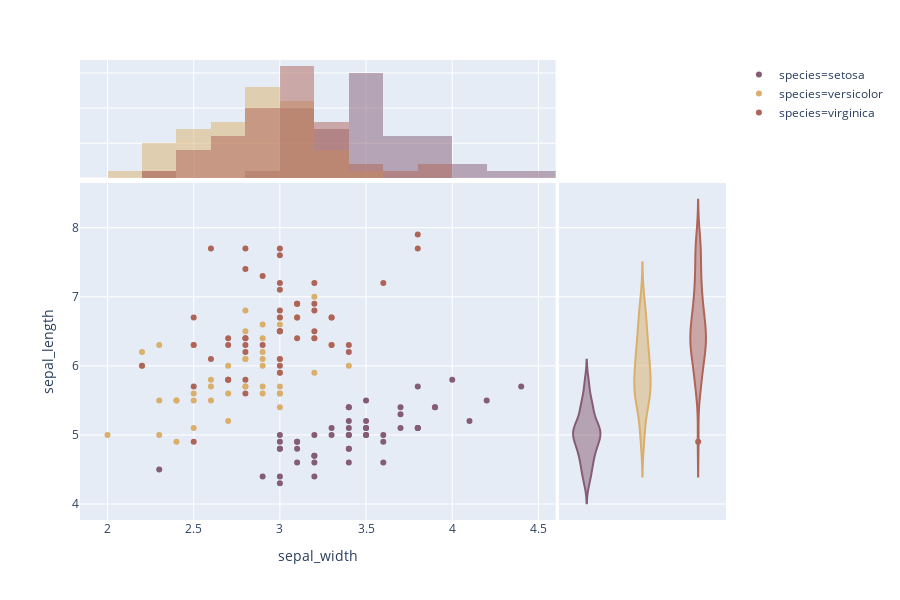

Notebook code cell kept with this figure:
### Markdown cell above
# Plot

### Code cell
px.scatter(df
           , x = 'sepal_width'
           , y = 'sepal_length'
           , color = 'species'
           , marginal_y = 'violin'
           , marginal_x = 'histogram'
           , color_discrete_sequence = px.colors.qualitative.Antique )

### Figure 1 — Plotly figure (JSON) as saved in the notebook; plotly's stock layout.template omitted (floating-point values rounded to 4 significant figures)
{"data": [{"hoverlabel": {"namelength": 0}, "hovertemplate": "species=setosa<br>sepal_width=%{x}<br>sepal_length=%{y}", "legendgroup": "species=setosa", "marker": {"color": "rgb(133, 92, 117)", "symbol": "circle"}, "mode": "markers", "name": "species=setosa", "showlegend": true, "type": "scatter", "x": [3.5, 3.0, 3.2, 3.1, 3.6, 3.9, 3.4, 3.4, 2.9, 3.1, 3.7, 3.4, 3.0, 3.0, 4.0, 4.4, 3.9, 3.5, 3.8, 3.8, 3.4, 3.7, 3.6, 3.3, 3.4, 3.0, 3.4, 3.5, 3.4, 3.2, 3.1, 3.4, 4.1, 4.2, 3.1, 3.2, 3.5, 3.6, 3.0, 3.4, 3.5, 2.3, 3.2, 3.5, 3.8, 3.0, 3.8, 3.2, 3.7, 3.3], "xaxis": "x", "y": [5.1, 4.9, 4.7, 4.6, 5.0, 5.4, 4.6, 5.0, 4.4, 4.9, 5.4, 4.8, 4.8, 4.3, 5.8, 5.7, 5.4, 5.1, 5.7, 5.1, 5.4, 5.1, 4.6, 5.1, 4.8, 5.0, 5.0, 5.2, 5.2, 4.7, 4.8, 5.4, 5.2, 5.5, 4.9, 5.0, 5.5, 4.9, 4.4, 5.1, 5.0, 4.5, 4.4, 5.0, 5.1, 4.8, 5.1, 4.6, 5.3, 5.0], "yaxis": "y"}, {"alignmentgroup": "True", "bingroup": "x", "hoverlabel": {"namelength": 0}, "hovertemplate": "species=setosa<br>sepal_width=%{x}<br>count=%{y}", "legendgroup": "species=setosa", "marker": {"color": "rgb(133, 92, 117)"}, "name": "species=setosa", "offsetgroup": "species=setosa", "opacity": 0.5, "showlegend": false, "type": "histogram", "x": [3.5, 3.0, 3.2, 3.1, 3.6, 3.9, 3.4, 3.4, 2.9, 3.1, 3.7, 3.4, 3.0, 3.0, 4.0, 4.4, 3.9, 3.5, 3.8, 3.8, 3.4, 3.7, 3.6, 3.3, 3.4, 3.0, 3.4, 3.5, 3.4, 3.2, 3.1, 3.4, 4.1, 4.2, 3.1, 3.2, 3.5, 3.6, 3.0, 3.4, 3.5, 2.3, 3.2, 3.5, 3.8, 3.0, 3.8, 3.2, 3.7, 3.3], "xaxis": "x3", "yaxis": "y3"}, {"alignmentgroup": "True", "hoverlabel": {"namelength": 0}, "hovertemplate": "species=setosa<br>sepal_length=%{y}", "legendgroup": "species=setosa", "marker": {"color": "rgb(133, 92, 117)", "symbol": "circle"}, "name": "species=setosa", "offsetgroup": "species=setosa", "scalegroup": "y", "showlegend": false, "type": "violin", "xaxis": "x2", "y": [5.1, 4.9, 4.7, 4.6, 5.0, 5.4, 4.6, 5.0, 4.4, 4.9, 5.4, 4.8, 4.8, 4.3, 5.8, 5.7, 5.4, 5.1, 5.7, 5.1, 5.4, 5.1, 4.6, 5.1, 4.8, 5.0, 5.0, 5.2, 5.2, 4.7, 4.8, 5.4, 5.2, 5.5, 4.9, 5.0, 5.5, 4.9, 4.4, 5.1, 5.0, 4.5, 4.4, 5.0, 5.1, 4.8, 5.1, 4.6, 5.3, 5.0], "yaxis": "y2"}, {"hoverlabel": {"namelength": 0}, "hovertemplate": "species=versicolor<br>sepal_width=%{x}<br>sepal_length=%{y}", "legendgroup": "species=versicolor", "marker": {"color": "rgb(217, 175, 107)", "symbol": "circle"}, "mode": "markers", "name": "species=versicolor", "showlegend": true, "type": "scatter", "x": [3.2, 3.2, 3.1, 2.3, 2.8, 2.8, 3.3, 2.4, 2.9, 2.7, 2.0, 3.0, 2.2, 2.9, 2.9, 3.1, 3.0, 2.7, 2.2, 2.5, 3.2, 2.8, 2.5, 2.8, 2.9, 3.0, 2.8, 3.0, 2.9, 2.6, 2.4, 2.4, 2.7, 2.7, 3.0, 3.4, 3.1, 2.3, 3.0, 2.5, 2.6, 3.0, 2.6, 2.3, 2.7, 3.0, 2.9, 2.9, 2.5, 2.8], "xaxis": "x", "y": [7.0, 6.4, 6.9, 5.5, 6.5, 5.7, 6.3, 4.9, 6.6, 5.2, 5.0, 5.9, 6.0, 6.1, 5.6, 6.7, 5.6, 5.8, 6.2, 5.6, 5.9, 6.1, 6.3, 6.1, 6.4, 6.6, 6.8, 6.7, 6.0, 5.7, 5.5, 5.5, 5.8, 6.0, 5.4, 6.0, 6.7, 6.3, 5.6, 5.5, 5.5, 6.1, 5.8, 5.0, 5.6, 5.7, 5.7, 6.2, 5.1, 5.7], "yaxis": "y"}, {"alignmentgroup": "True", "bingroup": "x", "hoverlabel": {"namelength": 0}, "hovertemplate": "species=versicolor<br>sepal_width=%{x}<br>count=%{y}", "legendgroup": "species=versicolor", "marker": {"color": "rgb(217, 175, 107)"}, "name": "species=versicolor", "offsetgroup": "species=versicolor", "opacity": 0.5, "showlegend": false, "type": "histogram", "x": [3.2, 3.2, 3.1, 2.3, 2.8, 2.8, 3.3, 2.4, 2.9, 2.7, 2.0, 3.0, 2.2, 2.9, 2.9, 3.1, 3.0, 2.7, 2.2, 2.5, 3.2, 2.8, 2.5, 2.8, 2.9, 3.0, 2.8, 3.0, 2.9, 2.6, 2.4, 2.4, 2.7, 2.7, 3.0, 3.4, 3.1, 2.3, 3.0, 2.5, 2.6, 3.0, 2.6, 2.3, 2.7, 3.0, 2.9, 2.9, 2.5, 2.8], "xaxis": "x3", "yaxis": "y3"}, {"alignmentgroup": "True", "hoverlabel": {"namelength": 0}, "hovertemplate": "species=versicolor<br>sepal_length=%{y}", "legendgroup": "species=versicolor", "marker": {"color": "rgb(217, 175, 107)", "symbol": "circle"}, "name": "species=versicolor", "offsetgroup": "species=versicolor", "scalegroup": "y", "showlegend": false, "type": "violin", "xaxis": "x2", "y": [7.0, 6.4, 6.9, 5.5, 6.5, 5.7, 6.3, 4.9, 6.6, 5.2, 5.0, 5.9, 6.0, 6.1, 5.6, 6.7, 5.6, 5.8, 6.2, 5.6, 5.9, 6.1, 6.3, 6.1, 6.4, 6.6, 6.8, 6.7, 6.0, 5.7, 5.5, 5.5, 5.8, 6.0, 5.4, 6.0, 6.7, 6.3, 5.6, 5.5, 5.5, 6.1, 5.8, 5.0, 5.6, 5.7, 5.7, 6.2, 5.1, 5.7], "yaxis": "y2"}, {"hoverlabel": {"namelength": 0}, "hovertemplate": "species=virginica<br>sepal_width=%{x}<br>sepal_length=%{y}", "legendgroup": "species=virginica", "marker": {"color": "rgb(175, 100, 88)", "symbol": "circle"}, "mode": "markers", "name": "species=virginica", "showlegend": true, "type": "scatter", "x": [3.3, 2.7, 3.0, 2.9, 3.0, 3.0, 2.5, 2.9, 2.5, 3.6, 3.2, 2.7, 3.0, 2.5, 2.8, 3.2, 3.0, 3.8, 2.6, 2.2, 3.2, 2.8, 2.8, 2.7, 3.3, 3.2, 2.8, 3.0, 2.8, 3.0, 2.8, 3.8, 2.8, 2.8, 2.6, 3.0, 3.4, 3.1, 3.0, 3.1, 3.1, 3.1, 2.7, 3.2, 3.3, 3.0, 2.5, 3.0, 3.4, 3.0], "xaxis": "x", "y": [6.3, 5.8, 7.1, 6.3, 6.5, 7.6, 4.9, 7.3, 6.7, 7.2, 6.5, 6.4, 6.8, 5.7, 5.8, 6.4, 6.5, 7.7, 7.7, 6.0, 6.9, 5.6, 7.7, 6.3, 6.7, 7.2, 6.2, 6.1, 6.4, 7.2, 7.4, 7.9, 6.4, 6.3, 6.1, 7.7, 6.3, 6.4, 6.0, 6.9, 6.7, 6.9, 5.8, 6.8, 6.7, 6.7, 6.3, 6.5, 6.2, 5.9], "yaxis": "y"}, {"alignmentgroup": "True", "bingroup": "x", "hoverlabel": {"namelength": 0}, "hovertemplate": "species=virginica<br>sepal_width=%{x}<br>count=%{y}", "legendgroup": "species=virginica", "marker": {"color": "rgb(175, 100, 88)"}, "name": "species=virginica", "offsetgroup": "species=virginica", "opacity": 0.5, "showlegend": false, "type": "histogram", "x": [3.3, 2.7, 3.0, 2.9, 3.0, 3.0, 2.5, 2.9, 2.5, 3.6, 3.2, 2.7, 3.0, 2.5, 2.8, 3.2, 3.0, 3.8, 2.6, 2.2, 3.2, 2.8, 2.8, 2.7, 3.3, 3.2, 2.8, 3.0, 2.8, 3.0, 2.8, 3.8, 2.8, 2.8, 2.6, 3.0, 3.4, 3.1, 3.0, 3.1, 3.1, 3.1, 2.7, 3.2, 3.3, 3.0, 2.5, 3.0, 3.4, 3.0], "xaxis": "x3", "yaxis": "y3"}, {"alignmentgroup": "True", "hoverlabel": {"namelength": 0}, "hovertemplate": "species=virginica<br>sepal_length=%{y}", "legendgroup": "species=virginica", "marker": {"color": "rgb(175, 100, 88)", "symbol": "circle"}, "name": "species=virginica", "offsetgroup": "species=virginica", "scalegroup": "y", "showlegend": false, "type": "violin", "xaxis": "x2", "y": [6.3, 5.8, 7.1, 6.3, 6.5, 7.6, 4.9, 7.3, 6.7, 7.2, 6.5, 6.4, 6.8, 5.7, 5.8, 6.4, 6.5, 7.7, 7.7, 6.0, 6.9, 5.6, 7.7, 6.3, 6.7, 7.2, 6.2, 6.1, 6.4, 7.2, 7.4, 7.9, 6.4, 6.3, 6.1, 7.7, 6.3, 6.4, 6.0, 6.9, 6.7, 6.9, 5.8, 6.8, 6.7, 6.7, 6.3, 6.5, 6.2, 5.9], "yaxis": "y2"}], "layout": {"barmode": "overlay", "height": 600, "legend": {"tracegroupgap": 0}, "margin": {"t": 60}, "xaxis": {"anchor": "y", "domain": [0.0, 0.7363], "title": {"text": "sepal_width"}}, "xaxis2": {"anchor": "y2", "domain": [0.7413, 1.0], "matches": "x2", "showgrid": false, "showline": false, "showticklabels": false, "ticks": ""}, "xaxis3": {"anchor": "y3", "domain": [0.0, 0.7363], "matches": "x", "showgrid": true, "showticklabels": false}, "xaxis4": {"anchor": "y4", "domain": [0.7413, 1.0], "matches": "x2", "showgrid": false, "showline": false, "showticklabels": false, "ticks": ""}, "yaxis": {"anchor": "x", "domain": [0.0, 0.7326], "title": {"text": "sepal_length"}}, "yaxis2": {"anchor": "x2", "domain": [0.0, 0.7326], "matches": "y", "showgrid": true, "showticklabels": false}, "yaxis3": {"anchor": "x3", "domain": [0.7426, 1.0], "matches": "y3", "showgrid": true, "showline": false, "showticklabels": false, "ticks": ""}, "yaxis4": {"anchor": "x4", "domain": [0.7426, 1.0], "matches": "y3", "showgrid": true, "showline": false, "showticklabels": false, "ticks": ""}}}
